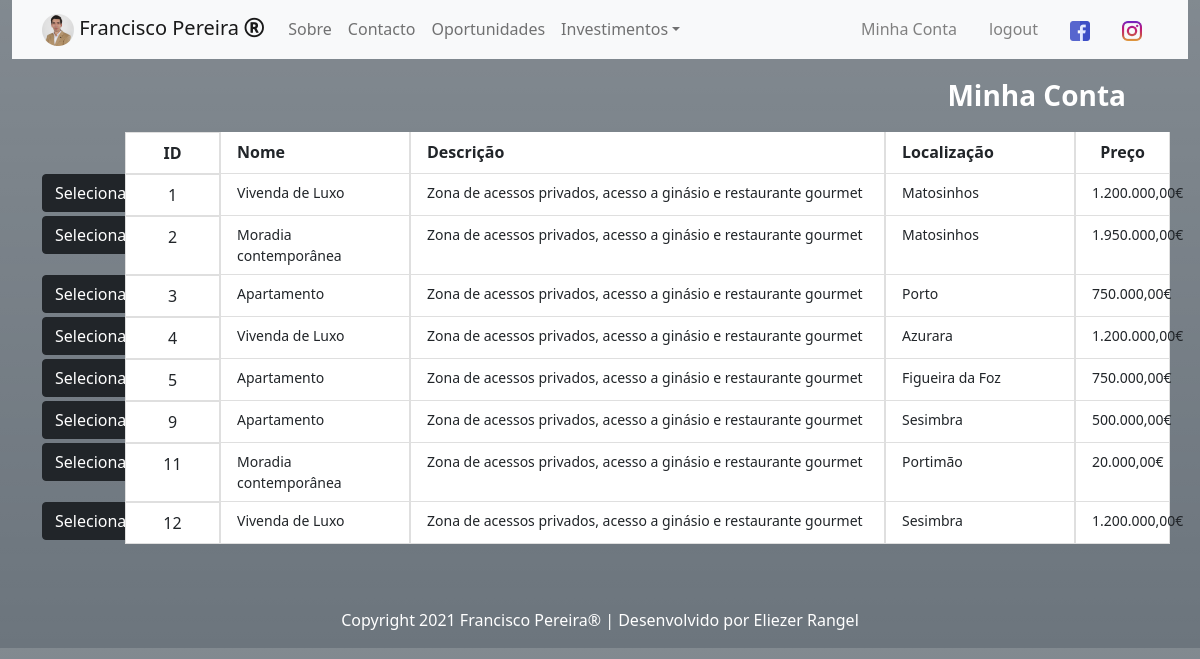
Screenshot of /index.php?p=minhaconta (signed in) with the database file from the repository.
### tables this page shows
CREATE TABLE Imovel(
    id_imovel INT PRIMARY KEY AUTO_INCREMENT,
    nome VARCHAR(255),
    localizacao VARCHAR(255),
    descricao VARCHAR(255),
    valor VARCHAR(255),
    id_utilizador INT, 

    FOREIGN KEY (id_utilizador) REFERENCES Utilizador(id_utilizador)
);

### db/dadosimovel.php (the view, shortened to what this page needs)
<?php
include('db.php');
$sql = "SELECT * FROM imovel";
$result = $conn->query($sql);
if ($result->num_rows > 0) {
?>
    <div class="container">
      <div class="row">
        <div class="col-sm-1"></div>
        <div class="col-sm-1 list-group-item" style="text-align:center;"><strong>ID</strong></div>
        <div class="col-sm-2 list-group-item"><strong>Nome</strong></div>
        <div class="col-sm-5 list-group-item"><strong>Descrição</strong></div>
        <div class="col-sm-2 list-group-item"><strong>Localização</strong></div>
        <div class="col-sm-1 list-group-item" style="text-align:center;"><strong>Preço</strong></div>
    </div>
<?php
  while($row = $result->fetch_assoc()) {
?>
    <form action="editarimovel.php?id=<?=$row['id_imovel'];?>" method="post">
      <div class="row">
        <div class="col-sm-1">
        <button type="submit" class="btn btn-dark" id="button-shadow">Selecionar</button>
        </div>
        <div class="col-sm-1 list-group-item fs-6" style="margim: 1px; text-align:center"><?= $row['id_imovel'];?></div>
        <div class="col-sm-2 list-group-item" style="font-size: 14px"><?= $row['nome']?></div>
        <div class="col-sm-5 list-group-item" style="font-size: 14px"><?= $row['descricao']?></div>
        <div class="col-sm-2 list-group-item" style="font-size: 14px"><?= $row['localizacao']?></div>
        <div class="col-sm-1 list-group-item" style="text-align:end; font-size: 14px"><?= $row['valor']?></div>
      </div>
</form>
<?php
  }
  echo '</div>';
}
?>
<br>

### rows the page displays
imovel: id_imovel "1", nome "Vivenda de Luxo", descricao "Zona de acessos privados, acesso a ginásio e restaurante gourmet", localizacao "Matosinhos", valor "1.200.000,00€"
imovel: id_imovel "2", nome "Moradia contemporânea", descricao "Zona de acessos privados, acesso a ginásio e restaurante gourmet", localizacao "Matosinhos", valor "1.950.000,00€"
imovel: id_imovel "3", nome "Apartamento", descricao "Zona de acessos privados, acesso a ginásio e restaurante gourmet", localizacao "Porto", valor "750.000,00€"
imovel: id_imovel "4", nome "Vivenda de Luxo", descricao "Zona de acessos privados, acesso a ginásio e restaurante gourmet", localizacao "Azurara", valor "1.200.000,00€"
imovel: id_imovel "5", nome "Apartamento", descricao "Zona de acessos privados, acesso a ginásio e restaurante gourmet", localizacao "Figueira da Foz", valor "750.000,00€"
imovel: id_imovel "9", nome "Apartamento", descricao "Zona de acessos privados, acesso a ginásio e restaurante gourmet", localizacao "Sesimbra", valor "500.000,00€"
imovel: id_imovel "11", nome "Moradia contemporânea", descricao "Zona de acessos privados, acesso a ginásio e restaurante gourmet", localizacao "Portimão", valor "20.000,00€"
imovel: id_imovel "12", nome "Vivenda de Luxo", descricao "Zona de acessos privados, acesso a ginásio e restaurante gourmet", localizacao "Sesimbra", valor "1.200.000,00€"
